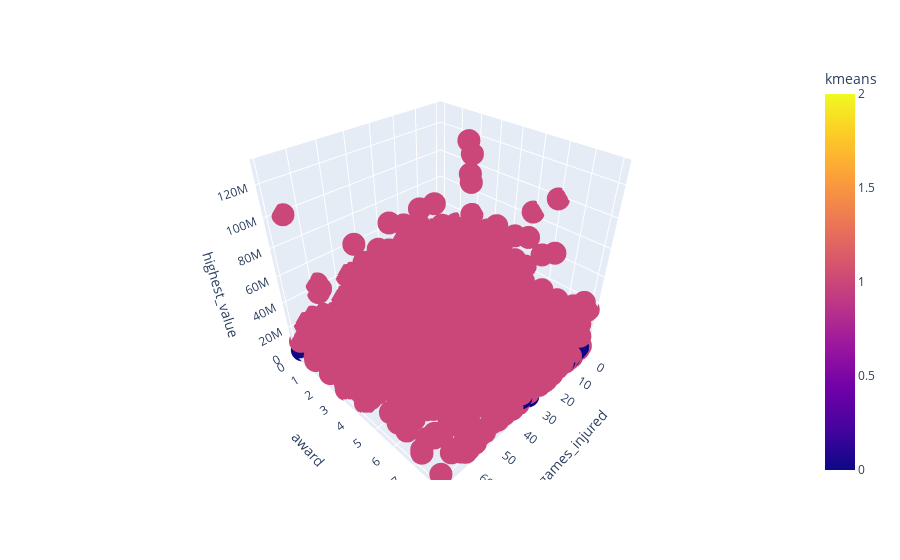

Notebook source saved alongside this figure:
### Code cell
import plotly
import plotly.express as px

fig = px.scatter_3d(X, x='games_injured', y='award', z='highest_value',
              color='kmeans')
fig.show()

### Figure 1 — Plotly figure (JSON) as saved in the notebook; plotly's stock layout.template omitted (floating-point values rounded to 4 significant figures; data arrays with more than 128 entries replaced by an {"elided": "..."} marker saying what was removed)
{"data": [{"hovertemplate": "games_injured=%{x}<br>award=%{y}<br>highest_value=%{z}<br>kmeans=%{marker.color}<extra></extra>", "legendgroup": "", "marker": {"color": {"elided": "9828 int values"}, "coloraxis": "coloraxis", "symbol": "circle"}, "mode": "markers", "name": "", "scene": "scene", "showlegend": false, "type": "scatter3d", "x": {"elided": "9828 int values"}, "y": {"elided": "9828 int values"}, "z": {"elided": "9828 int values"}}], "layout": {"coloraxis": {"colorbar": {"title": {"text": "kmeans"}}, "colorscale": [[0, "#0d0887"], [0.1111, "#46039f"], [0.2222, "#7201a8"], [0.3333, "#9c179e"], [0.4444, "#bd3786"], [0.5556, "#d8576b"], [0.6667, "#ed7953"], [0.7778, "#fb9f3a"], [0.8889, "#fdca26"], [1, "#f0f921"]]}, "legend": {"tracegroupgap": 0}, "margin": {"t": 60}, "scene": {"domain": {"x": [0, 1], "y": [0, 1]}, "xaxis": {"title": {"text": "games_injured"}}, "yaxis": {"title": {"text": "award"}}, "zaxis": {"title": {"text": "highest_value"}}}}}
